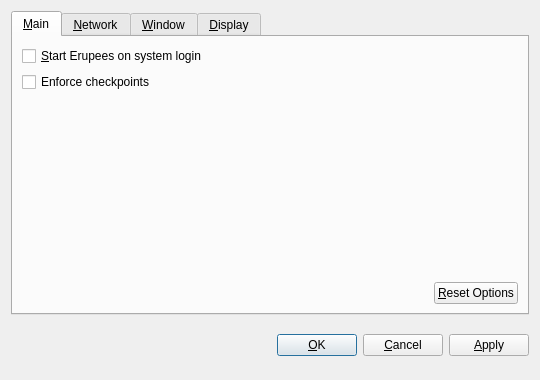
<?xml version="1.0" encoding="UTF-8"?>
<ui version="4.0">
 <class>OptionsDialog</class>
 <widget class="QDialog" name="OptionsDialog">
  <property name="geometry">
   <rect>
    <x>0</x>
    <y>0</y>
    <width>540</width>
    <height>380</height>
   </rect>
  </property>
  <property name="windowTitle">
   <string>Options</string>
  </property>
  <property name="modal">
   <bool>true</bool>
  </property>
  <layout class="QVBoxLayout" name="verticalLayout">
   <item>
    <widget class="QTabWidget" name="tabWidget">
     <property name="tabPosition">
      <enum>QTabWidget::North</enum>
     </property>
     <property name="currentIndex">
      <number>0</number>
     </property>
     <widget class="QWidget" name="tabMain">
      <attribute name="title">
       <string>&amp;Main</string>
      </attribute>
      <layout class="QVBoxLayout" name="verticalLayout_Main">
       <item>
        <widget class="QCheckBox" name="bitcoinAtStartup">
         <property name="toolTip">
          <string>Automatically start Erupees after logging in to the system.</string>
         </property>
         <property name="text">
          <string>&amp;Start Erupees on system login</string>
         </property>
        </widget>
       </item>
       <item>
        <widget class="QCheckBox" name="checkpointEnforce">
         <property name="text">
          <string>Enforce checkpoints</string>
         </property>
        </widget>
       </item>
       <item>
        <spacer name="verticalSpacer_Main">
         <property name="orientation">
          <enum>Qt::Vertical</enum>
         </property>
         <property name="sizeHint" stdset="0">
          <size>
           <width>20</width>
           <height>40</height>
          </size>
         </property>
        </spacer>
       </item>
       <item>
        <layout class="QHBoxLayout" name="horizontalLayout_2_Main">
         <item>
          <spacer name="horizontalSpacer_2_Main">
           <property name="orientation">
            <enum>Qt::Horizontal</enum>
           </property>
           <property name="sizeHint" stdset="0">
            <size>
             <width>40</width>
             <height>20</height>
            </size>
           </property>
          </spacer>
         </item>
         <item>
          <widget class="QPushButton" name="resetButton">
           <property name="toolTip">
            <string>Reset all client options to default.</string>
           </property>
           <property name="text">
            <string>&amp;Reset Options</string>
           </property>
           <property name="autoDefault">
            <bool>false</bool>
           </property>
          </widget>
         </item>
        </layout>
       </item>
      </layout>
     </widget>
     <widget class="QWidget" name="tabNetwork">
      <attribute name="title">
       <string>&amp;Network</string>
      </attribute>
      <layout class="QVBoxLayout" name="verticalLayout_Network">
       <item>
        <widget class="QCheckBox" name="mapPortUpnp">
         <property name="toolTip">
          <string>Automatically open the Erupees client port on the router. This only works when your router supports UPnP and it is enabled.</string>
         </property>
         <property name="text">
          <string>Map port using &amp;UPnP</string>
         </property>
        </widget>
       </item>
       <item>
        <widget class="QCheckBox" name="connectSocks">
         <property name="toolTip">
          <string>Connect to the Erupees network through a SOCKS proxy (e.g. when connecting through Tor).</string>
         </property>
         <property name="text">
          <string>&amp;Connect through SOCKS proxy:</string>
         </property>
        </widget>
       </item>
       <item>
        <layout class="QHBoxLayout" name="horizontalLayout_Network">
         <item>
          <widget class="QLabel" name="proxyIpLabel">
           <property name="text">
            <string>Proxy &amp;IP:</string>
           </property>
           <property name="textFormat">
            <enum>Qt::PlainText</enum>
           </property>
           <property name="buddy">
            <cstring>proxyIp</cstring>
           </property>
          </widget>
         </item>
         <item>
          <widget class="QValidatedLineEdit" name="proxyIp">
           <property name="maximumSize">
            <size>
             <width>140</width>
             <height>16777215</height>
            </size>
           </property>
           <property name="toolTip">
            <string>IP address of the proxy (e.g. 127.0.0.1)</string>
           </property>
          </widget>
         </item>
         <item>
          <widget class="QLabel" name="proxyPortLabel">
           <property name="text">
            <string>&amp;Port:</string>
           </property>
           <property name="textFormat">
            <enum>Qt::PlainText</enum>
           </property>
           <property name="buddy">
            <cstring>proxyPort</cstring>
           </property>
          </widget>
         </item>
         <item>
          <widget class="QLineEdit" name="proxyPort">
           <property name="maximumSize">
            <size>
             <width>55</width>
             <height>16777215</height>
            </size>
           </property>
           <property name="toolTip">
            <string>Port of the proxy (e.g. 9050)</string>
           </property>
          </widget>
         </item>
         <item>
          <widget class="QLabel" name="socksVersionLabel">
           <property name="text">
            <string>SOCKS &amp;Version:</string>
           </property>
           <property name="textFormat">
            <enum>Qt::PlainText</enum>
           </property>
           <property name="buddy">
            <cstring>socksVersion</cstring>
           </property>
          </widget>
         </item>
         <item>
          <widget class="QValueComboBox" name="socksVersion">
           <property name="toolTip">
            <string>SOCKS version of the proxy (e.g. 5)</string>
           </property>
          </widget>
         </item>
         <item>
          <spacer name="horizontalSpacer_Network">
           <property name="orientation">
            <enum>Qt::Horizontal</enum>
           </property>
           <property name="sizeHint" stdset="0">
            <size>
             <width>40</width>
             <height>20</height>
            </size>
           </property>
          </spacer>
         </item>
        </layout>
       </item>
       <item>
        <spacer name="verticalSpacer_Network">
         <property name="orientation">
          <enum>Qt::Vertical</enum>
         </property>
         <property name="sizeHint" stdset="0">
          <size>
           <width>20</width>
           <height>40</height>
          </size>
         </property>
        </spacer>
       </item>
      </layout>
     </widget>
     <widget class="QWidget" name="tabWindow">
      <attribute name="title">
       <string>&amp;Window</string>
      </attribute>
      <layout class="QVBoxLayout" name="verticalLayout_Window">
       <item>
        <widget class="QCheckBox" name="minimizeToTray">
         <property name="toolTip">
          <string>Show only a tray icon after minimizing the window.</string>
         </property>
         <property name="text">
          <string>&amp;Minimize to the tray instead of the taskbar</string>
         </property>
        </widget>
       </item>
       <item>
        <widget class="QCheckBox" name="minimizeOnClose">
         <property name="toolTip">
          <string>Minimize instead of exit the application when the window is closed. When this option is enabled, the application will be closed only after selecting Quit in the menu.</string>
         </property>
         <property name="text">
          <string>M&amp;inimize on close</string>
         </property>
        </widget>
       </item>
       <item>
        <spacer name="verticalSpacer_Window">
         <property name="orientation">
          <enum>Qt::Vertical</enum>
         </property>
         <property name="sizeHint" stdset="0">
          <size>
           <width>20</width>
           <height>40</height>
          </size>
         </property>
        </spacer>
       </item>
      </layout>
     </widget>
     <widget class="QWidget" name="tabDisplay">
      <attribute name="title">
       <string>&amp;Display</string>
      </attribute>
      <layout class="QVBoxLayout" name="verticalLayout_Display">
       <item>
        <layout class="QHBoxLayout" name="horizontalLayout_1_Display">
         <item>
          <widget class="QLabel" name="langLabel">
           <property name="text">
            <string>User Interface &amp;language:</string>
           </property>
           <property name="textFormat">
            <enum>Qt::PlainText</enum>
           </property>
           <property name="buddy">
            <cstring>lang</cstring>
           </property>
          </widget>
         </item>
         <item>
          <widget class="QValueComboBox" name="lang">
           <property name="toolTip">
            <string>The user interface language can be set here. This setting will take effect after restarting Erupees.</string>
           </property>
          </widget>
         </item>
        </layout>
       </item>
       <item>
        <layout class="QHBoxLayout" name="horizontalLayout_2_Display">
         <item>
          <widget class="QLabel" name="unitLabel">
           <property name="text">
            <string>&amp;Unit to show amounts in:</string>
           </property>
           <property name="textFormat">
            <enum>Qt::PlainText</enum>
           </property>
           <property name="buddy">
            <cstring>unit</cstring>
           </property>
          </widget>
         </item>
         <item>
          <widget class="QValueComboBox" name="unit">
           <property name="toolTip">
            <string>Choose the default subdivision unit to show in the interface and when sending coins.</string>
           </property>
          </widget>
         </item>
        </layout>
       </item>
       <item>
        <widget class="QCheckBox" name="displayAddresses">
         <property name="toolTip">
          <string>Whether to show Erupees addresses in the transaction list or not.</string>
         </property>
         <property name="text">
          <string>&amp;Display addresses in transaction list</string>
         </property>
        </widget>
       </item>
       <item>
         <widget class="QCheckBox" name="coinControlFeatures">
           <property name="toolTip">
            <string>Whether to show coin control features or not.</string>
           </property>
           <property name="text">
            <string>Display coin &amp;control features (experts only!)</string>
           </property>
         </widget>
       </item>
       <item>
        <spacer name="verticalSpacer_Display">
         <property name="orientation">
          <enum>Qt::Vertical</enum>
         </property>
         <property name="sizeHint" stdset="0">
          <size>
           <width>20</width>
           <height>40</height>
          </size>
         </property>
        </spacer>
       </item>
      </layout>
     </widget>
    </widget>
   </item>
   <item>
    <layout class="QHBoxLayout" name="horizontalLayout_Buttons">
     <item>
      <spacer name="horizontalSpacer_1">
       <property name="orientation">
        <enum>Qt::Horizontal</enum>
       </property>
       <property name="sizeHint" stdset="0">
        <size>
         <width>40</width>
         <height>48</height>
        </size>
       </property>
      </spacer>
     </item>
     <item>
      <widget class="QLabel" name="statusLabel">
       <property name="font">
        <font>
         <weight>75</weight>
         <bold>true</bold>
        </font>
       </property>
       <property name="text">
        <string/>
       </property>
       <property name="textFormat">
        <enum>Qt::PlainText</enum>
       </property>
       <property name="wordWrap">
        <bool>true</bool>
       </property>
      </widget>
     </item>
     <item>
      <spacer name="horizontalSpacer_2">
       <property name="orientation">
        <enum>Qt::Horizontal</enum>
       </property>
       <property name="sizeHint" stdset="0">
        <size>
         <width>40</width>
         <height>48</height>
        </size>
       </property>
      </spacer>
     </item>
     <item>
      <widget class="QPushButton" name="okButton">
       <property name="text">
        <string>&amp;OK</string>
       </property>
      </widget>
     </item>
     <item>
      <widget class="QPushButton" name="cancelButton">
       <property name="text">
        <string>&amp;Cancel</string>
       </property>
       <property name="autoDefault">
        <bool>false</bool>
       </property>
      </widget>
     </item>
     <item>
      <widget class="QPushButton" name="applyButton">
       <property name="text">
        <string>&amp;Apply</string>
       </property>
       <property name="autoDefault">
        <bool>false</bool>
       </property>
      </widget>
     </item>
    </layout>
   </item>
  </layout>
 </widget>
 <customwidgets>
  <customwidget>
   <class>BitcoinAmountField</class>
   <extends>QSpinBox</extends>
   <header>bitcoinamountfield.h</header>
  </customwidget>
  <customwidget>
   <class>QValueComboBox</class>
   <extends>QComboBox</extends>
   <header>qvaluecombobox.h</header>
  </customwidget>
  <customwidget>
   <class>QValidatedLineEdit</class>
   <extends>QLineEdit</extends>
   <header>qvalidatedlineedit.h</header>
  </customwidget>
 </customwidgets>
 <resources/>
 <connections/>
</ui>
